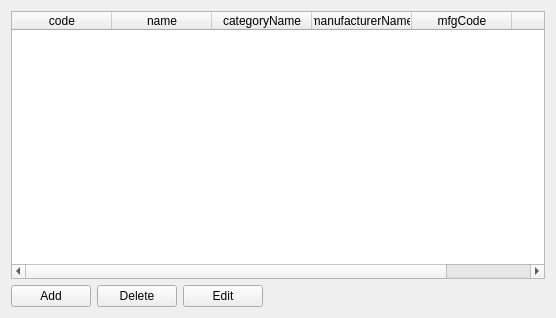
<?xml version="1.0" encoding="UTF-8"?>
<ui version="4.0">
 <class>components_form</class>
 <widget class="QWidget" name="components_form">
  <property name="geometry">
   <rect>
    <x>0</x>
    <y>0</y>
    <width>556</width>
    <height>318</height>
   </rect>
  </property>
  <property name="windowTitle">
   <string>Manage components</string>
  </property>
  <property name="windowIcon">
   <iconset resource="../configurator.qrc">
    <normaloff>:/images/bricks.png</normaloff>:/images/bricks.png</iconset>
  </property>
  <property name="singletonWindow" stdset="0">
   <bool>true</bool>
  </property>
  <layout class="QGridLayout" name="gridLayout">
   <item row="0" column="0">
    <widget class="QTableWidget" name="component">
     <property name="horizontalScrollBarPolicy">
      <enum>Qt::ScrollBarAsNeeded</enum>
     </property>
     <property name="alternatingRowColors">
      <bool>true</bool>
     </property>
     <property name="selectionMode">
      <enum>QAbstractItemView::SingleSelection</enum>
     </property>
     <property name="selectionBehavior">
      <enum>QAbstractItemView::SelectRows</enum>
     </property>
     <property name="showGrid">
      <bool>true</bool>
     </property>
     <property name="gridStyle">
      <enum>Qt::DotLine</enum>
     </property>
     <property name="sortingEnabled">
      <bool>true</bool>
     </property>
     <property name="dataslot" stdset="0">
      <string notr="true">components</string>
     </property>
     <property name="contextmenu" stdset="0">
      <string notr="true">add, edit, delete</string>
     </property>
     <property name="contextmenu:add" stdset="0">
      <string>Add Component</string>
     </property>
     <property name="contextmenu:edit" stdset="0">
      <string>Edit Component</string>
     </property>
     <property name="contextmenu:delete" stdset="0">
      <string>Delete Component</string>
     </property>
     <property name="form:add" stdset="0">
      <string notr="true">component_add</string>
     </property>
     <property name="form:edit" stdset="0">
      <string notr="true">component_edit?id={selected:1}</string>
     </property>
     <property name="form:delete" stdset="0">
      <string notr="true">component_delete?id={selected:1}</string>
     </property>
     <property name="action" stdset="0">
      <string>ComponentListRequest component {}</string>
     </property>
     <property name="answer" stdset="0">
      <string>Component list {component[] {id={row.id}; code{{row.code}}; name{{row.name}}; categoryName{{row.categoryName}}; manufacturerName{{row.manufacturerName}}; mfgCode{{row.mfgCode}}; webPage{{?}}; description{{?}}; price{{row.price}} }}</string>
     </property>
     <attribute name="horizontalHeaderShowSortIndicator" stdset="0">
      <bool>true</bool>
     </attribute>
     <attribute name="horizontalHeaderStretchLastSection">
      <bool>true</bool>
     </attribute>
     <attribute name="verticalHeaderStretchLastSection">
      <bool>false</bool>
     </attribute>
     <column>
      <property name="text">
       <string>code</string>
      </property>
     </column>
     <column>
      <property name="text">
       <string>name</string>
      </property>
     </column>
     <column>
      <property name="text">
       <string>categoryName</string>
      </property>
     </column>
     <column>
      <property name="text">
       <string>manufacturerName</string>
      </property>
     </column>
     <column>
      <property name="text">
       <string>mfgCode</string>
      </property>
     </column>
     <column>
      <property name="text">
       <string>price</string>
      </property>
     </column>
    </widget>
   </item>
   <item row="3" column="0">
    <layout class="QHBoxLayout" name="horizontalLayout">
     <item>
      <widget class="QPushButton" name="add">
       <property name="text">
        <string>Add</string>
       </property>
       <property name="form" stdset="0">
        <string notr="true">component_add</string>
       </property>
      </widget>
     </item>
     <item>
      <widget class="QPushButton" name="delete">
       <property name="text">
        <string>Delete</string>
       </property>
       <property name="form" stdset="0">
        <string>component_delete?id={component.selected}</string>
       </property>
      </widget>
     </item>
     <item>
      <widget class="QPushButton" name="edit">
       <property name="text">
        <string>Edit</string>
       </property>
       <property name="form" stdset="0">
        <string notr="true">component_edit?id={component.selected}</string>
       </property>
      </widget>
     </item>
     <item>
      <spacer name="horizontalSpacer_2">
       <property name="orientation">
        <enum>Qt::Horizontal</enum>
       </property>
       <property name="sizeHint" stdset="0">
        <size>
         <width>40</width>
         <height>20</height>
        </size>
       </property>
      </spacer>
     </item>
    </layout>
   </item>
  </layout>
 </widget>
 <tabstops>
  <tabstop>component</tabstop>
  <tabstop>add</tabstop>
  <tabstop>delete</tabstop>
  <tabstop>edit</tabstop>
 </tabstops>
 <resources>
  <include location="../configurator.qrc"/>
  <include location="../configurator.qrc"/>
 </resources>
 <connections>
  <connection>
   <sender>component</sender>
   <signal>cellDoubleClicked(int,int)</signal>
   <receiver>edit</receiver>
   <slot>click()</slot>
   <hints>
    <hint type="sourcelabel">
     <x>194</x>
     <y>197</y>
    </hint>
    <hint type="destinationlabel">
     <x>207</x>
     <y>294</y>
    </hint>
   </hints>
  </connection>
 </connections>
</ui>
